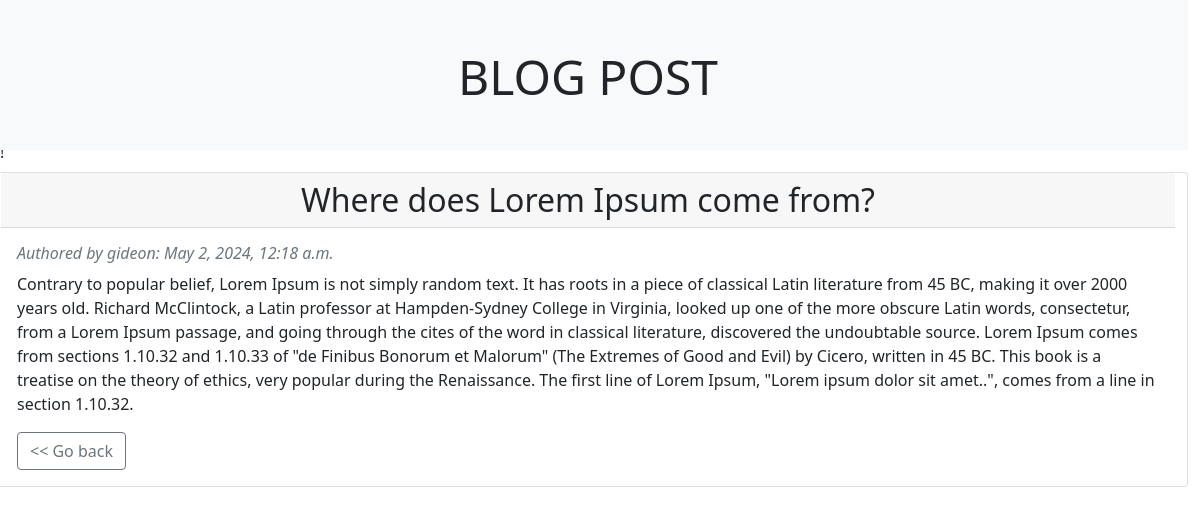
Page /post/9 on the committed database.
### blog_app/models.py (models this page shows)
class Blog(models.Model):
    title = models.CharField(max_length=250)
    content = models.TextField()
    author = models.CharField(max_length=200)
    created_date = models.DateTimeField(default=datetime.now, blank=True)

### blog_app/views.py (the view)
# urls.py: path('post/<int:post_id>', views.post_detail, name='post_detail'),
def post_detail(request, post_id):
    blog = Blog.objects.get(id=post_id)
    context = {
        'post_id': post_id,
        'blog': blog
    }
    return render(request, 'post_detail.html', context)

### blog_app/templates/post_detail.html (shortened to what this page needs)
{% extends 'index.html' %}
{% block header %}
<div class="row container-flex w-100 text-center justify-content-end bg-light text-dark fixed-top mb-4" style="height:150px">
  <h1 class="display-5 mt-5">BLOG POST</h1>
</div>
{% endblock %}
{% block content %}
<div class="row container-flex mt-2 w-100">
  <div class="card mb-3">
    <h2 class="card-header text-center">{{blog.title}}</h2>
    <div class="card-body">
      <h6 class="text-muted d-inline">
        <i>Authored by {{blog.author}}: {{blog.created_date}}</i>
      </h6>
      <p class="card-text mt-2">{{ blog.content }}</p>
      <a href={% url 'index' %} class="btn btn-outline-secondary"> << Go back</a>
    </div>
  </div>
</div>
{% endblock %}

### rows in the picture
Blog: title "Where does Lorem Ipsum come from?", author "gideon", created_date "May 2, 2024, 12:18 a.m.", content "Contrary to popular belief, Lorem Ipsum is not simply random text. It has roots in a piece of classical Latin literature from 45 BC, making it over 2000 years old. Richard McClintock, a Latin professor at Hampden-Sydney College in Virginia, looked up one of the more obscure Latin words, consectetur, from a Lorem Ipsum passage, and going through the cites of the word in classical literature, discovered the undoubtable source. Lorem Ipsum comes from sections 1.10.32 and 1.10.33 of \"de Finibus Bonorum et Malorum\" (The Extremes of Good and Evil) by Cicero, written in 45 BC. This book is a treatise on the theory of ethics, very popular during the Renaissance. The first line of Lorem Ipsum,…"
